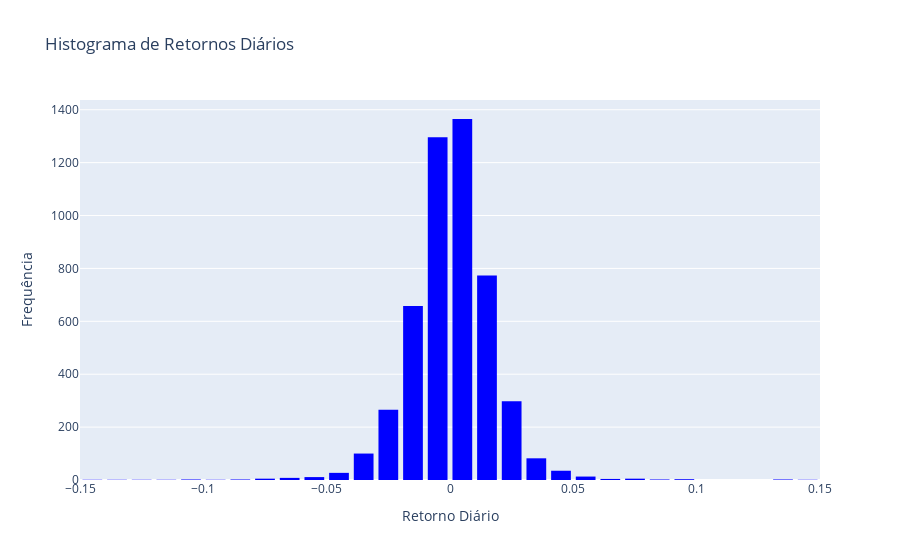

Notebook code for this chart:
### Markdown cell above
### Analisando o retorno diário médio usando um histograma:

### Code cell
histogram = go.Histogram(
    x=df_ret['DailyReturns'],
    nbinsx=50,
    marker_color='blue',
)

layout = go.Layout(
    title='Histograma de Retornos Diários',
    xaxis=dict(title='Retorno Diário'),
    yaxis=dict(title='Frequência'),
    bargap=0.2,
)

fig = go.Figure(data=[histogram], layout=layout)

fig.show()

### Figure 1 — Plotly figure (JSON) as saved in the notebook; plotly's stock layout.template omitted (floating-point values rounded to 4 significant figures; data arrays with more than 128 entries replaced by an {"elided": "..."} marker saying what was removed)
{"data": [{"marker": {"color": "blue"}, "nbinsx": 50, "type": "histogram", "x": {"elided": "4963 float values"}}], "layout": {"bargap": 0.2, "title": {"text": "Histograma de Retornos Diários"}, "xaxis": {"title": {"text": "Retorno Diário"}}, "yaxis": {"title": {"text": "Frequência"}}}}
